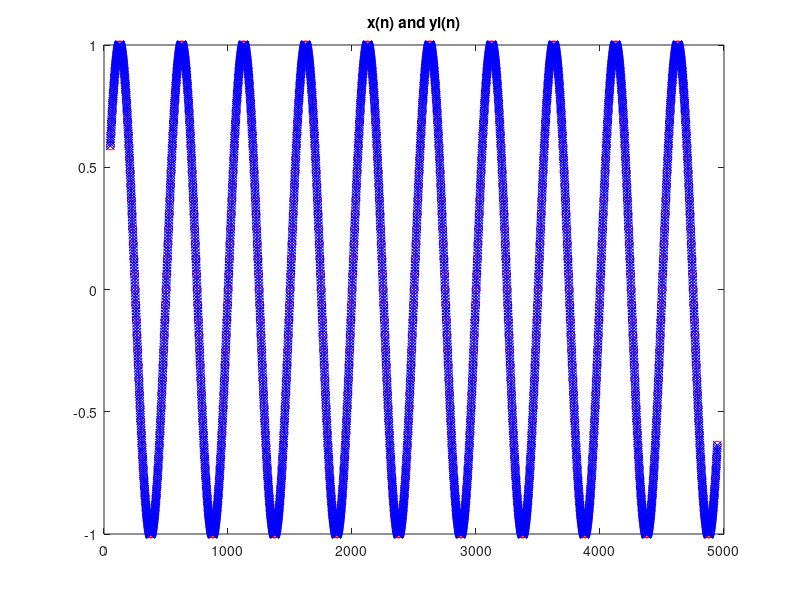
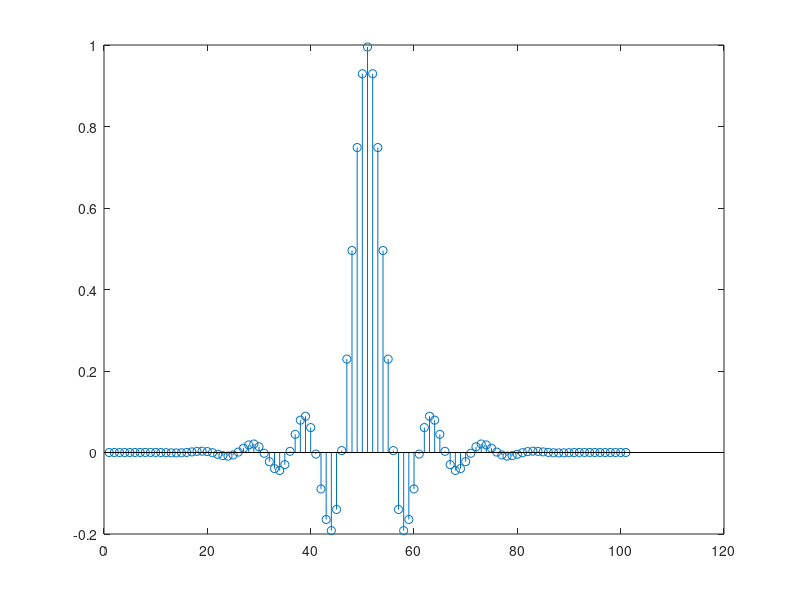
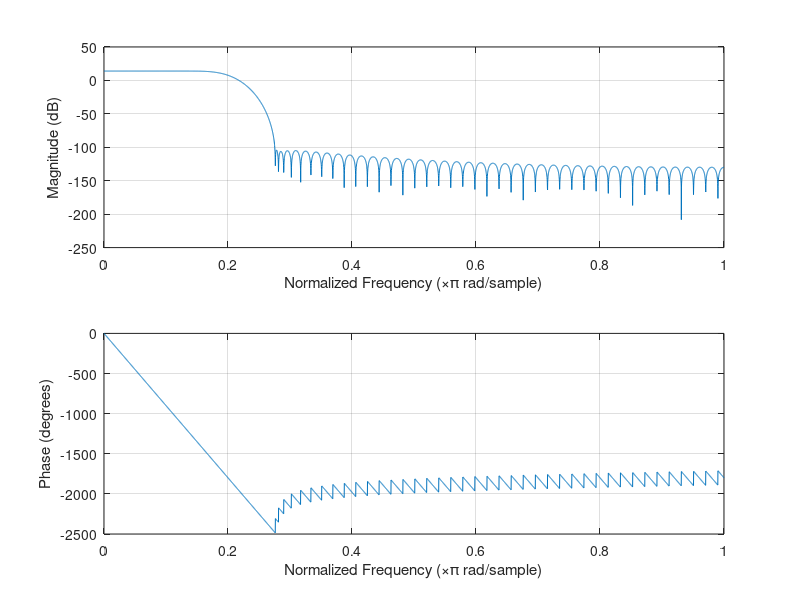

MATLAB code for these plots, in order:
% dsp10_ex_up.m - Signal up-sampling
clear; close all; clc;
% Input - parameters and signal x
K=5; M=50; N=2*M+1; Nx=1000; % K - up-sampling ratio
x = sin(2*pi*(0:Nx-1)/100); % signal to be up-sampled
% Slow up-sampling (interpolation)
% one convolution of filter weights with zero-inserted signal
xz = zeros(1,K*Nx); % # signal with inserted zeros
xz(1:K:end) = x; % #
%h = K*fir1(N-1, 1/K, hanning(N)); %different window
h = K*fir1(N-1, 1/K, kaiser(N,12)); % interpolattion filter design
yi = filter(h,1,xz); % signal filtering
%yi = interp(x,K);
%yi = resample(x,K,1);
n = M+1:K:K*Nx-M; ni = N:K*Nx-(K-1);
figure; plot(n,x(M/K+1:Nx-M/K),'ro-',ni-M,yi(ni),'bx'); title('x(n) and yi(n)');
err1 = max(abs(x(M/K+1:Nx-M/K)-yi(ni(1:K:end))))
figure;
stem(h);
% Fast polyphase up-sampling (interpolation)
% K convolutions of original signal with K poly-phase filter weight sequences
% signal is not zeros-inserted
for k=1:K
yipp(k:K:K*Nx) = filter( h(k:K:end), 1, x);
end
err2 = max(abs(yi-yipp))
figure(3)
freqz(h, 1, K*Nx);
